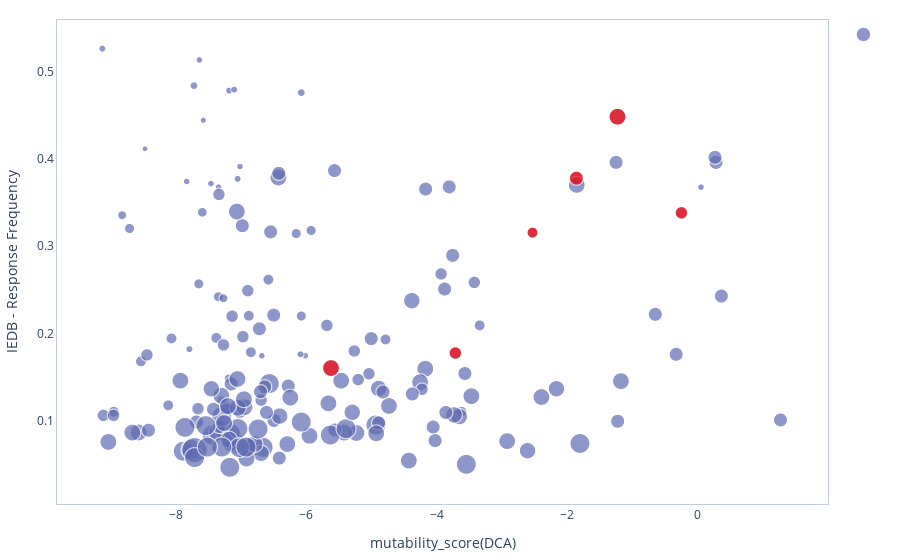

Notebook source saved alongside this figure:
### Markdown cell above
### DCA and IEDB 
Here we plot the DCA mutability score vs. the IEDB response frequency for each site of the RDB domain.

The interesting region is the **upper right corner** containing sites which are expected to be mutable (high DCA score) and that can induce immune escape (high RF).
 
Strains classified as Variants of Concern (VOC) or Variants of Interest (VOI) in the [20th April 2021 WHO report](https://www.who.int/publications/m/item/covid-19-weekly-epidemiological-update) have mutations in  the 417, 452, 477, 483, 484 and 501 positions of the RBD domain (red points in the plot).

### Code cell
# DCA vs. epitope
prot = "Spike"
dom = "bCoV_S1_RBD"
score = 'mutability_score(DCA)'

#positions mutated in VOI/VOC
list_pos_mutated_VOI_VOC = [417, 452, 477, 483, 484,  501] #red points

df = read_dca_iedb_data(path_data = "./data/data_dca_iedb_RDB_domain.csv", protein = prot, domain = dom)

plot_dca_IEDB(df, score, list_pos = list_pos_mutated_VOI_VOC)

### Figure 1 — Plotly figure (JSON) as saved in the notebook; plotly's stock layout.template omitted (floating-point values rounded to 4 significant figures; data arrays with more than 128 entries replaced by an {"elided": "..."} marker saying what was removed)
{"data": [{"marker": {"color": "#5D69B1", "size": {"elided": "178 float values"}}, "mode": "markers", "name": "", "text": {"elided": "178 str values"}, "textfont": {"color": "#E58606"}, "textposition": "top right", "type": "scattergl", "uid": "88baa754-d59e-4972-a1d0-ba43aaaa8531", "x": {"elided": "178 float values"}, "y": {"elided": "178 float values"}}, {"marker": {"color": "red", "size": [11.11, 16.67, 12.5, 14.29, 16.67, 12.5]}, "mode": "markers", "showlegend": false, "text": ["wt: K417", "wt: L452", "wt: S477", "wt: V483", "wt: E484", "wt: N501"], "textfont": {"color": "#E58606"}, "textposition": "top right", "type": "scattergl", "uid": "8f2311db-20dc-43a7-9e23-5a636802e44f", "x": [-2.533, -5.621, -3.715, -1.861, -1.231, -0.2509], "y": [0.3155, 0.1601, 0.1774, 0.378, 0.4485, 0.3382]}], "layout": {"legend": {"itemclick": "toggleothers", "itemdoubleclick": "toggle"}, "margin": {"b": 20, "l": 20, "r": 20, "t": 20}, "plot_bgcolor": "#FFF", "xaxis": {"linecolor": "#BCCCDC", "mirror": true, "showgrid": true, "title": {"text": "mutability_score(DCA)"}}, "yaxis": {"linecolor": "#BCCCDC", "mirror": true, "showgrid": true, "title": {"text": "IEDB - Response Frequency"}}}}
